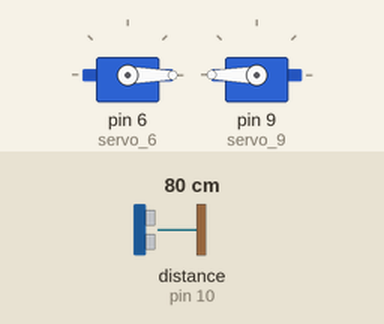
This sketch was run on a simulated Arduino Uno, built with avr-gcc and run on an emulated ATmega328P. Parts: 2 × servo. The test bench sets the inputs (shaded band); at power-on: distance to the obstacle (sensor on pin 10) 80 cm. The echo pulse lasts 58.3 µs per cm.

Above: at 1.2 s.
1.3 s: distance to the obstacle (sensor on pin 10) set to 40 cm
3.2 s: distance to the obstacle (sensor on pin 10) set to 31 cm
At 4.8 s:
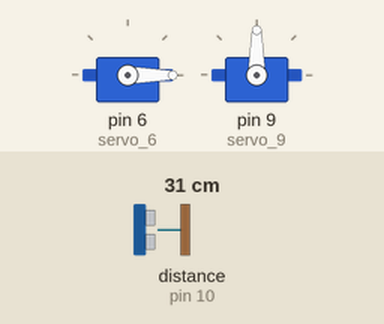
5.5 s: distance to the obstacle (sensor on pin 10) set to 27 cm
7.2 s: distance to the obstacle (sensor on pin 10) set to 23 cm
At 8.5 s:
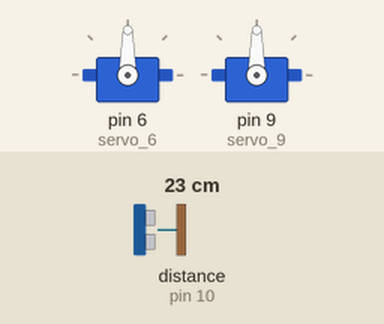
9.5 s: distance to the obstacle (sensor on pin 10) set to 35 cm
At 11.2 s:
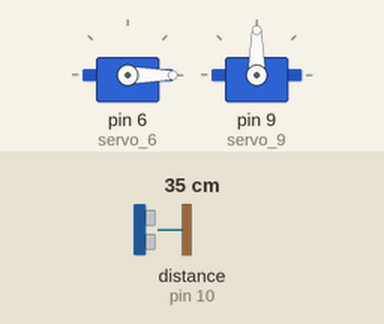
11.5 s: distance to the obstacle (sensor on pin 10) set to 2 cm
At 13.2 s:
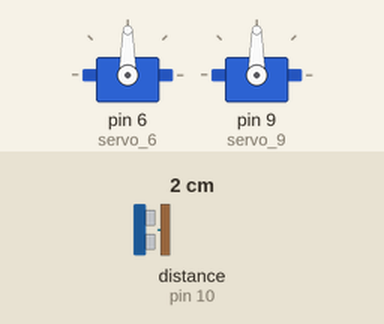
Timing chart, 0 to 14.5 s (numbered marks = the images above; inputs shaded):
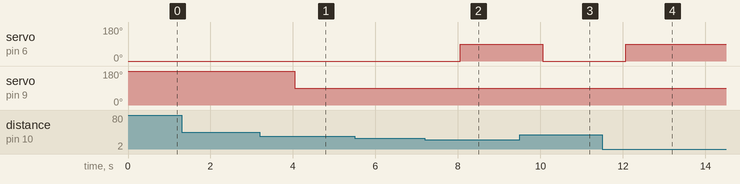

Measured:
- the behaviour switches between 36 and 35 cm on distance to the obstacle (sensor on pin 10) (found by bisection; images 0 and 1)
- the behaviour switches between 25 and 24 cm on distance to the obstacle (sensor on pin 10) (found by bisection; images 1 and 2)
- after the input at 1.3 s, every drawn part: stays the same
- after the input at 3.2 s, servo on pin 9 (servo_9): 180° → 90° after 0.84 s
- after the input at 5.5 s, every drawn part: stays the same
- after the input at 7.2 s, servo on pin 6 (servo_6): 0° → 90° after 0.85 s
- after the input at 9.5 s, servo on pin 6 (servo_6): 90° → 0° after 0.56 s
- after the input at 11.5 s, servo on pin 6 (servo_6): 0° → 90° after 0.57 s

The sketch:

SeguirObjeto.ino
```cpp
/*** SEGUIR UN OBJETO ***/

//El sensor que vamos a usar es el ultrasonido HC-SR04
//Autor: German Souto Fernandez
//Empresa: Asociacion Start-Robot
//---------------------------------------------------------------------

//Cargamos la librerias
#include <Servo.h>
#include <Ultrasonic.h>

Servo servo_6; //Creamos el objeto del servo izquierdo
Servo servo_9; //Creamos el objeto del servo derecho

Ultrasonic ultrasonic(11,10); // (Trig PIN, Echo PIN)

void setup() {
  // put your setup code here, to run once:
  servo_6.attach(6); //Conexion servo izquierdo
  servo_9.attach(9); //Conexion servo derecha
}

void loop() {
  // put your main code here, to run repeatedly:
  if (ultrasonic.Ranging(CM) <25){
    //Evitar chocar con el objetivo
    servo_6.write(90);// el servo izquierdo para
    servo_9.write(90);// el servo derecho para
    delay(1000);
  } else if (ultrasonic.Ranging(CM) > 35) {
  //Cuando el robo se encuentra a la distancia de 20 lo sigue
    servo_6.write(0);// el servo izquierdo va hacia delante
    servo_9.write(180);//el servo derecho va hacia delante
    delay(1000);
  }else{
    //Busacar objetivo
    servo_6.write(0); // el servo izqwuierdo va hacia delante
    servo_9.write(90); // el servo derecho se para
    delay(1000);
  }
}
```
